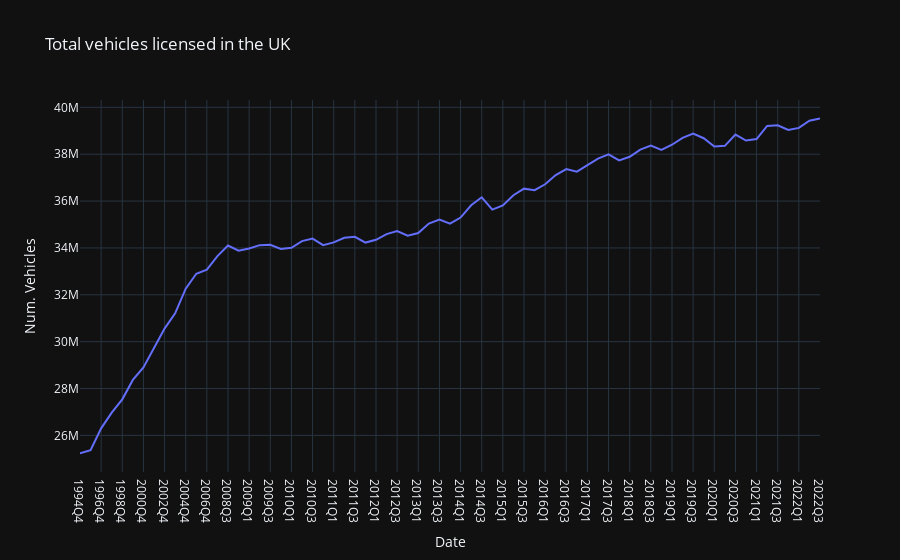

Notebook code for this chart:
### Markdown cell above
## What % of cars on the road today are Zero Emission?

### Code cell
make_model_df = pd.read_csv(Path("raw_data", "vehicles", "by_make_model.csv"))
make_model_df = make_model_df[make_model_df['LicenceStatus'] == 'Licensed']

quarters_cols = ['2022Q3',
       '2022Q2', '2022Q1', '2021Q4', '2021Q3', '2021Q2', '2021Q1', '2020Q4',
       '2020Q3', '2020Q2', '2020Q1', '2019Q4', '2019Q3', '2019Q2', '2019Q1',
       '2018Q4', '2018Q3', '2018Q2', '2018Q1', '2017Q4', '2017Q3', '2017Q2',
       '2017Q1', '2016Q4', '2016Q3', '2016Q2', '2016Q1', '2015Q4', '2015Q3',
       '2015Q2', '2015Q1', '2014Q4', '2014Q3', '2014Q2', '2014Q1', '2013Q4',
       '2013Q3', '2013Q2', '2013Q1', '2012Q4', '2012Q3', '2012Q2', '2012Q1',
       '2011Q4', '2011Q3', '2011Q2', '2011Q1', '2010Q4', '2010Q3', '2010Q2',
       '2010Q1', '2009Q4', '2009Q3', '2009Q2', '2009Q1', '2008Q4', '2008Q3',
       '2007Q4', '2006Q4', '2005Q4', '2004Q4', '2003Q4', '2002Q4', '2001Q4',
       '2000Q4', '1999Q4', '1998Q4', '1997Q4', '1996Q4', '1995Q4', '1994Q4']

# make_model_df['total'] = make_model_df.sum(numeric_only = True, axis = 1)

make_model_df = make_model_df[quarters_cols].T
make_model_df['total'] = make_model_df.sum(numeric_only = True, axis = 1)
make_model_df = make_model_df.iloc[::-1] #Reversing index for chronological order
make_model_df
fig = px.line(make_model_df, x=make_model_df.index, y="total", title='Total vehicles licensed in the UK', template='plotly_dark', 
              labels={
                     "index": "Date",
                     "total": "Num. Vehicles",
                 },)
fig.show()

### Figure 1 — Plotly figure (JSON) as saved in the notebook; plotly's stock layout.template omitted (floating-point values rounded to 4 significant figures)
{"data": [{"hovertemplate": "Date=%{x}<br>Num. Vehicles=%{y}<extra></extra>", "legendgroup": "", "line": {"color": "#636efa", "dash": "solid"}, "marker": {"symbol": "circle"}, "mode": "lines", "name": "", "orientation": "v", "showlegend": false, "type": "scatter", "x": ["1994Q4", "1995Q4", "1996Q4", "1997Q4", "1998Q4", "1999Q4", "2000Q4", "2001Q4", "2002Q4", "2003Q4", "2004Q4", "2005Q4", "2006Q4", "2007Q4", "2008Q3", "2008Q4", "2009Q1", "2009Q2", "2009Q3", "2009Q4", "2010Q1", "2010Q2", "2010Q3", "2010Q4", "2011Q1", "2011Q2", "2011Q3", "2011Q4", "2012Q1", "2012Q2", "2012Q3", "2012Q4", "2013Q1", "2013Q2", "2013Q3", "2013Q4", "2014Q1", "2014Q2", "2014Q3", "2014Q4", "2015Q1", "2015Q2", "2015Q3", "2015Q4", "2016Q1", "2016Q2", "2016Q3", "2016Q4", "2017Q1", "2017Q2", "2017Q3", "2017Q4", "2018Q1", "2018Q2", "2018Q3", "2018Q4", "2019Q1", "2019Q2", "2019Q3", "2019Q4", "2020Q1", "2020Q2", "2020Q3", "2020Q4", "2021Q1", "2021Q2", "2021Q3", "2021Q4", "2022Q1", "2022Q2", "2022Q3"], "xaxis": "x", "y": [25231451, 25369353, 26301921, 26973790, 27538415, 28367560, 28897580, 29747130, 30556672, 31207359, 32258856, 32897383, 33070484, 33650981, 34104930, 33883382, 33974092, 34119611, 34131097, 33958430, 34007534, 34291961, 34399663, 34120149, 34235285, 34431394, 34472287, 34228594, 34347241, 34590882, 34722476, 34522322, 34635371, 35042025, 35210723, 35034487, 35297330, 35821435, 36161405, 35633107, 35810463, 36250038, 36529702, 36467487, 36717982, 37109522, 37368088, 37256803, 37517702, 37812291, 37990186, 37734992, 37891147, 38198124, 38368141, 38184027, 38404134, 38700010, 38881171, 38682719, 38331819, 38357052, 38836463, 38581794, 38646939, 39208896, 39236290, 39034266, 39123642, 39430211, 39519623], "yaxis": "y"}], "layout": {"legend": {"tracegroupgap": 0}, "title": {"text": "Total vehicles licensed in the UK"}, "xaxis": {"anchor": "y", "domain": [0, 1], "title": {"text": "Date"}}, "yaxis": {"anchor": "x", "domain": [0, 1], "title": {"text": "Num. Vehicles"}}}}
